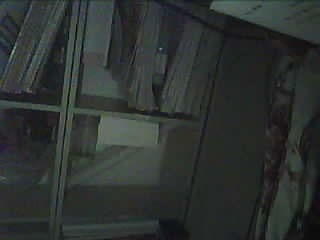
#> input picture Cam/test(2).jpg, 320 x 240 px
$ python Cam-test.py
#> lines starting #> are read from the running program, lines starting #| are printed output that depends on the picture
#> (reads Cam/camera_matrix.npy from the repository)
#> (reads Cam/distortion_coefficients.npy from the repository)
import numpy as np
import cv2

def img_Correction(path):
  # 加载校准参数
#> called with path = 'test(2).jpg'
  mtx = np.load('camera_matrix.npy')
  dist = np.load('distortion_coefficients.npy')

  # 图像校正部分
  img = cv2.imread(path)
#> img is the input picture: shape (240, 320, 3); mean B, G, R 49, 50.8, 46.1
  h, w = img.shape[:2]
#> h = 240; w = 320

  newcameramtx, roi = cv2.getOptimalNewCameraMatrix(mtx, dist, (w,h), 1, (w,h))
#> roi = (6, 39, 259, 180)
  dst = cv2.undistort(img, mtx, dist, None, newcameramtx)
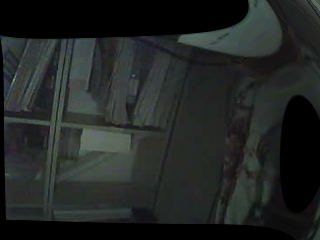
#> dst: shape (240, 320, 3); mean B, G, R 36, 37.4, 33.9

  x, y, w, h = roi
#> x = 6; y = 39; w = 259; h = 180
  dst = dst[y:y+h, x:x+w]
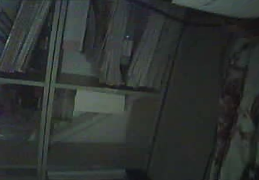
#> dst: shape (180, 259, 3); mean B, G, R 49, 51, 46.3
  cv2.imwrite('C_' + path, dst)

def read_params():
  # 加载标定结果
  mtx = np.load('camera_matrix.npy')
  dist = np.load('distortion_coefficients.npy')

  # 安全提取参数
  dist_coeffs = dist.flatten()  # 确保1D数组
  required_coeffs = 5  # OpenCV标准畸变系数数量

  if len(dist_coeffs) < required_coeffs:
    print("参数不完整！注意检查标定质量")
    # 补零处理不完整参数
    dist_coeffs = np.pad(dist_coeffs, (0, required_coeffs-len(dist_coeffs)))
    k1, k2 = dist_coeffs[0], dist_coeffs[1]     # 径向畸变系数
    p1, p2 = dist_coeffs[2], dist_coeffs[3]     # 切向畸变系数

  # 提取内参
  fx, fy = mtx[0,0], mtx[1,1]  # 焦距
  cx, cy = mtx[0,2], mtx[1,2]  # 主点
  # k1, k2 = dist[0], dist[1]     # 径向畸变系数
  # p1, p2 = dist[2], dist[3]     # 切向畸变系数

  print(f"焦距(fx,fy): {fx:.2f}mm, {fy:.2f}mm")
  print(f"主点(cx,cy): {cx:.2f}/320, {cy:.2f}/240")
  print(dist)
  # print(f"畸变系数(k1,k2,p1,p2): {k1:.6f}, {k2:.6f}, {p1:.6f}, {p2:.6f}")

read_params()
img_Correction("test(2).jpg")
